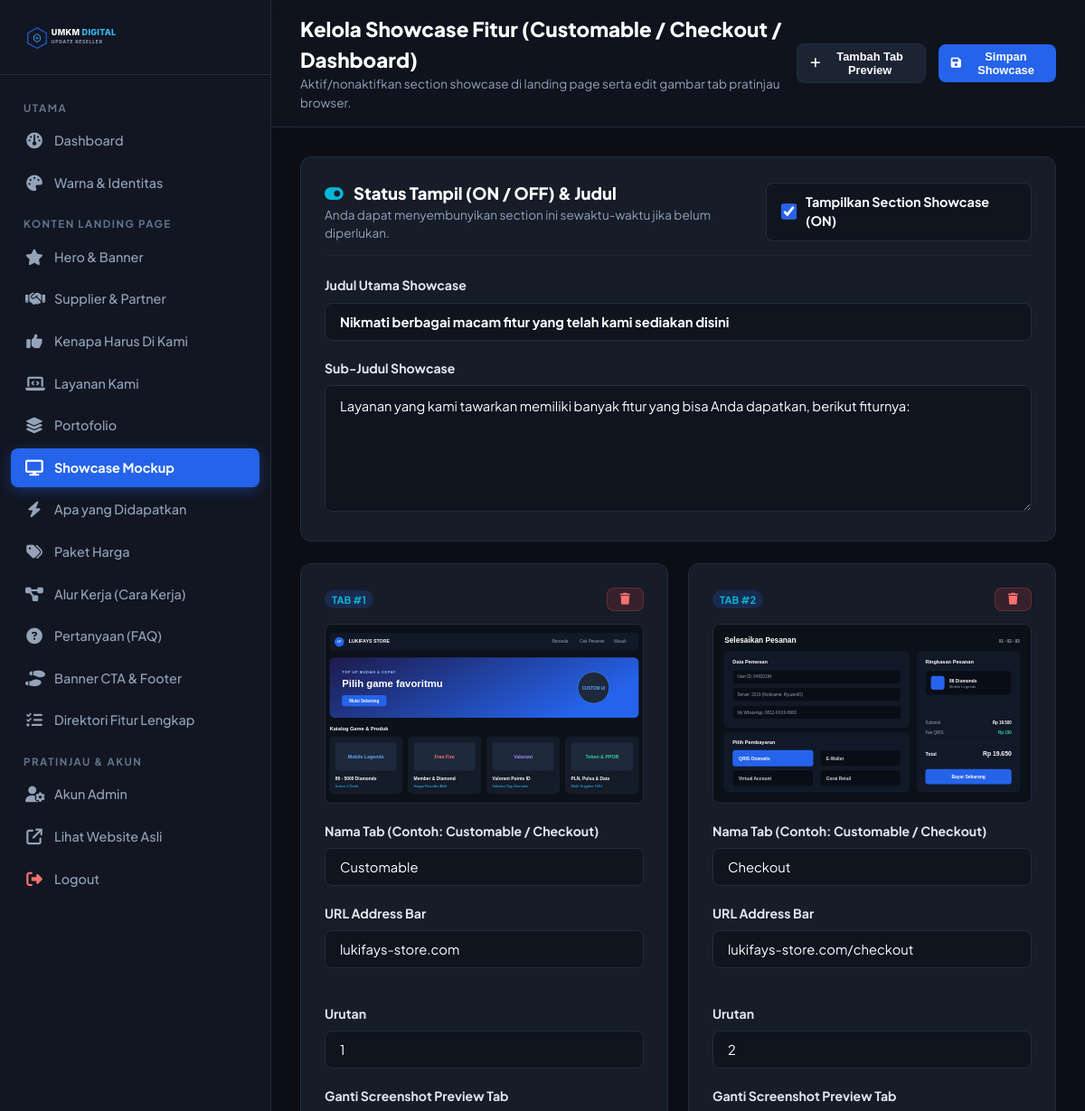
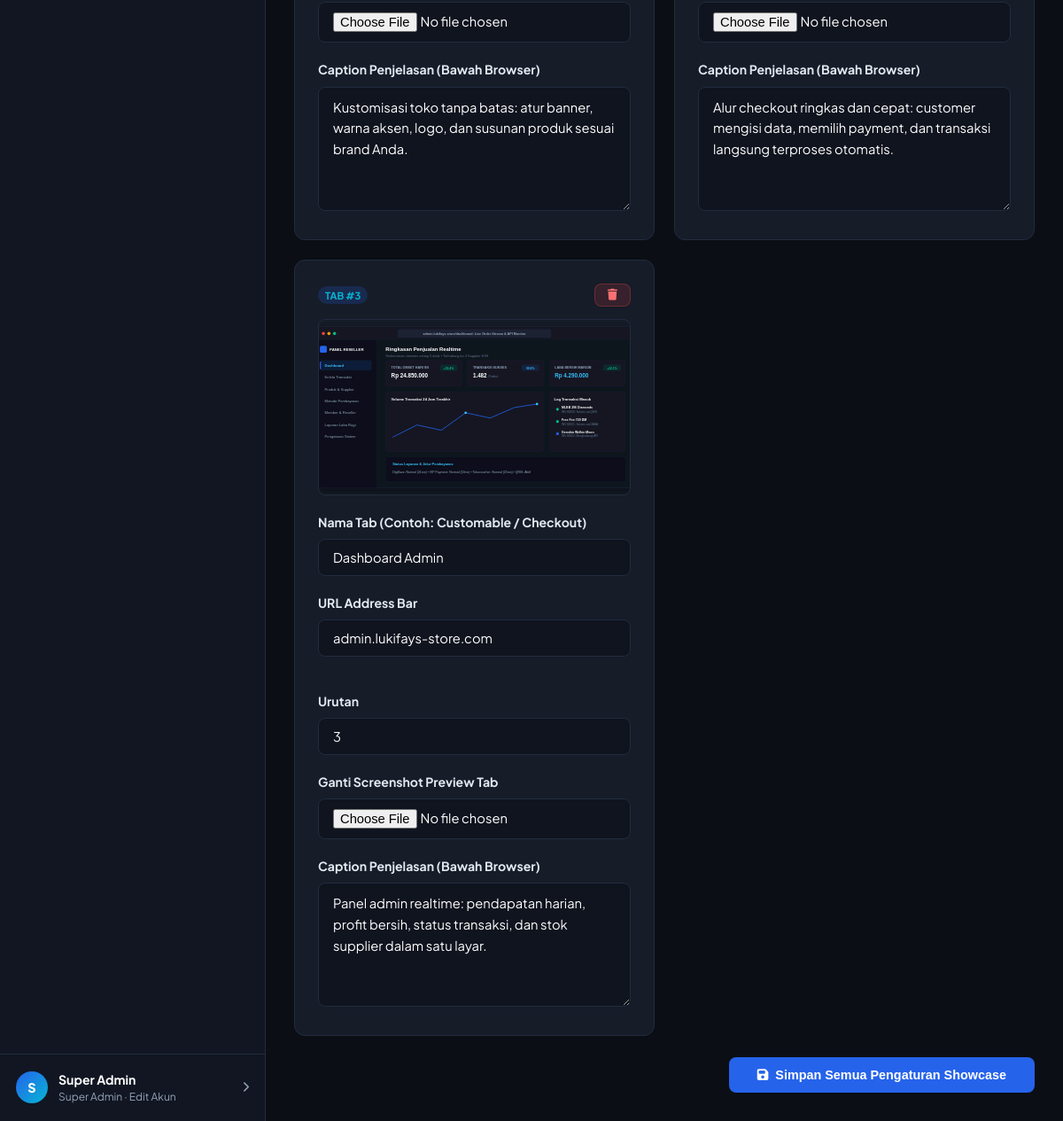
The page /admin/showcase.php (signed in) on the database its author committed (2 pictures, top to bottom).
### tables this page shows
CREATE TABLE IF NOT EXISTS `showcase_tabs` (
  `id` int(11) NOT NULL AUTO_INCREMENT,
  `tab_label` varchar(100) NOT NULL,
  `address_url` varchar(150) DEFAULT 'toko-anda.com',
  `image` varchar(255) DEFAULT NULL,
  `caption` text DEFAULT NULL,
  `sort_order` int(11) DEFAULT 0,
  PRIMARY KEY (`id`)
);

### config/database.php (called while the page is built, shortened)
<?php
function get_settings($pdo) {
    $stmt = $pdo->query("SELECT setting_key, setting_value FROM settings");
    $settings = [];
    while ($row = $stmt->fetch()) {
        $settings[$row['setting_key']] = $row['setting_value'];
    }
    return $settings;
}

### admin/showcase.php (the view, shortened to what this page needs)
<?php
require_once __DIR__ . '/includes/header.php';
$settings = get_settings($pdo);
$showcase_tabs = $pdo->query("SELECT * FROM showcase_tabs ORDER BY sort_order ASC, id ASC")->fetchAll();
$showcase_enabled = ($settings['showcase_enabled'] ?? '1') === '1';
require_once __DIR__ . '/includes/sidebar.php';
?>
<main class="admin-main">
  <header class="admin-topbar">
    <div class="page-heading">
      <h1>Kelola Showcase Fitur (Customable / Checkout / Dashboard)</h1>
      <p>Aktif/nonaktifkan section showcase di landing page serta edit gambar tab pratinjau browser.</p>
    </div>
    <div class="topbar-actions">
      <button type="button" class="btn btn-secondary btn-sm" onclick="openAdminModal('addShowcaseTabModal')">
        <i class="fa-solid fa-plus"></i> Tambah Tab Preview
      </button>
      <button type="submit" form="showcase-form" class="btn btn-primary btn-sm">
        <i class="fa-solid fa-floppy-disk"></i> Simpan Showcase
      </button>
    </div>
  </header>
  <div class="admin-body">
    <form id="showcase-form" method="POST" action="" enctype="multipart/form-data">
      <div class="admin-card">
        <div class="admin-card-header">
          <div>
            <h2 class="admin-card-title"><i class="fa-solid fa-toggle-on" style="color: var(--admin-accent); margin-right: 8px;"></i> Status Tampil (ON / OFF) &amp; Judul</h2>
            <p class="admin-card-subtitle">Anda dapat menyembunyikan section ini sewaktu-waktu jika belum diperlukan.</p>
          </div>
          <label class="admin-switch" style="background: #0F141F; padding: 10px 16px; border: 1px solid var(--admin-border); border-radius: 8px;">
            <input type="checkbox" name="showcase_enabled" value="1" <?= $showcase_enabled ? 'checked' : '' ?>>
            <strong style="color: #FFFFFF; font-size: 0.9rem;">Tampilkan Section Showcase (ON)</strong>
          </label>
        </div>
        <div class="form-group">
          <label class="form-label">Judul Utama Showcase</label>
          <input type="text" name="showcase_title" class="form-control" style="font-weight: 700;" value="<?= htmlspecialchars($settings['showcase_title'] ?? 'Nikmati berbagai macam fitur yang telah kami sediakan disini') ?>" required>
        </div>
        <div class="form-group" style="margin-bottom: 0;">
          <label class="form-label">Sub-Judul Showcase</label>
          <textarea name="showcase_subtitle" class="form-control" rows="2" required><?= htmlspecialchars($settings['showcase_subtitle'] ?? '') ?></textarea>
        </div>
      </div>
      <div class="admin-grid-3">
        <?php foreach ($showcase_tabs as $tab): ?>
          <div class="admin-card" style="margin-bottom: 0;">
            <div style="display: flex; justify-content: space-between; align-items: center; margin-bottom: 14px;">
              <span class="sidebar-badge">TAB #<?= $tab['sort_order'] ?></span>
              <a href="showcase.php?delete_tab=<?= $tab['id'] ?>" class="btn btn-danger btn-sm" onclick="return confirm('Hapus tab preview ini?')">
                <i class="fa-solid fa-trash"></i>
              </a>
            </div>
            <div style="margin-bottom: 14px;">
              <img id="tab-preview-<?= $tab['id'] ?>" src="../<?= htmlspecialchars($tab['image']) ?>" alt="Preview" style="width: 100%; aspect-ratio: 16/9; object-fit: cover; border-radius: 8px; border: 1px solid var(--admin-border);">
            </div>
            <div class="form-group">
              <label class="form-label">Nama Tab (Contoh: Customable / Checkout)</label>
              <input type="text" name="tabs[<?= $tab['id'] ?>][tab_label]" class="form-control" value="<?= htmlspecialchars($tab['tab_label']) ?>" required>
            </div>
            <div class="form-row">
              <div class="form-group">
                <label class="form-label">URL Address Bar</label>
                <input type="text" name="tabs[<?= $tab['id'] ?>][address_url]" class="form-control" value="<?= htmlspecialchars($tab['address_url']) ?>">
              </div>
              <div class="form-group">
                <label class="form-label">Urutan</label>
                <input type="number" name="tabs[<?= $tab['id'] ?>][sort_order]" class="form-control" value="<?= $tab['sort_order'] ?>">
              </div>
            </div>
            <div class="form-group">
              <label class="form-label">Ganti Screenshot Preview Tab</label>
              <input type="file" name="tab_image_<?= $tab['id'] ?>" class="form-control" accept="image/*" data-preview="tab-preview-<?= $tab['id'] ?>">
            </div>
            <div class="form-group" style="margin-bottom: 0;">
              <label class="form-label">Caption Penjelasan (Bawah Browser)</label>
              <textarea name="tabs[<?= $tab['id'] ?>][caption]" class="form-control" rows="2"><?= htmlspecialchars($tab['caption']) ?></textarea>
            </div>
          </div>
        <?php endforeach; ?>
      </div>
      <div style="text-align: right; margin-top: 24px;">
        <button type="submit" class="btn btn-primary" style="padding: 12px 32px;">
          <i class="fa-solid fa-floppy-disk"></i> Simpan Semua Pengaturan Showcase
        </button>
      </div>
    </form>
<?php require_once __DIR__ . '/includes/footer.php'; ?>

### assets/css/admin.css (style rules this page uses)
:root { --admin-bg: #0B0E14; --admin-sidebar: #111622; --admin-card: #161C28; --admin-border: #222C3E; --admin-primary: #2563EB; --admin-primary-hover: #1D4ED8; --admin-accent: #06B6D4; --admin-text: #FFFFFF; --admin-muted: #94A3B8; --admin-danger: #EF4444; --admin-success: #10B981; }
* { margin: 0; padding: 0; box-sizing: border-box; }
body { font-family: 'Plus Jakarta Sans', sans-serif; background-color: var(--admin-bg); color: var(--admin-text); line-height: 1.5; display: flex; min-height: 100vh; }
.sidebar-badge { font-size: 0.7rem; background: rgba(37, 99, 235, 0.2); color: var(--admin-accent); padding: 2px 8px; border-radius: 9999px; font-weight: 700; }
.admin-main { margin-left: 300px; flex-grow: 1; display: flex; flex-direction: column; min-height: 100vh; min-width: 0; }
.admin-topbar { padding: 16px 32px; background: rgba(17, 22, 34, 0.7); backdrop-filter: blur(12px); border-bottom: 1px solid var(--admin-border); display: flex; justify-content: space-between; align-items: center; position: sticky; top: 0; z-index: 40; }
.page-heading h1 { font-size: 1.4rem; font-weight: 800; }
.page-heading p { font-size: 0.85rem; color: var(--admin-muted); }
.topbar-actions { display: flex; align-items: center; gap: 14px; }
.admin-body { padding: 32px; flex-grow: 1; }
.admin-card { background: var(--admin-card); border: 1px solid var(--admin-border); border-radius: 12px; padding: 26px; margin-bottom: 24px; }
.admin-card-header { display: flex; justify-content: space-between; align-items: center; margin-bottom: 22px; border-bottom: 1px solid rgba(34, 44, 62, 0.6); padding-bottom: 14px; }
.admin-card-title { font-size: 1.15rem; font-weight: 800; }
.admin-card-subtitle { font-size: 0.85rem; color: var(--admin-muted); }
.form-group { margin-bottom: 20px; }
.form-label { display: block; font-size: 0.88rem; font-weight: 700; margin-bottom: 8px; color: #E2E8F0; }
.form-control { width: 100%; padding: 11px 16px; background: #0F141F; border: 1px solid var(--admin-border); border-radius: 8px; color: #FFFFFF; font-family: inherit; font-size: 0.92rem; outline: none; transition: border-color 0.2s ease; }
textarea.form-control { min-height: 140px; resize: vertical; line-height: 1.6; }
.form-row { display: grid; grid-template-columns: repeat(auto-fit, minmax(240px, 1fr)); gap: 20px; }
.admin-grid-3 { display: grid; grid-template-columns: repeat(3, 1fr); gap: 22px; }
@media (max-width: 1200px) { .admin-grid-3 { grid-template-columns: repeat(2, 1fr); } }
.admin-switch { position: relative; display: inline-flex; align-items: center; gap: 10px; cursor: pointer; }
.admin-switch input { width: 18px; height: 18px; accent-color: var(--admin-primary); cursor: pointer; }
.btn { display: inline-flex; align-items: center; justify-content: center; gap: 8px; padding: 10px 20px; border-radius: 8px; font-size: 0.9rem; font-weight: 700; cursor: pointer; border: none; text-decoration: none; transition: all 0.2s ease; }
.btn-primary { background: var(--admin-primary); color: #FFFFFF; }
.btn-danger { background: rgba(239, 68, 68, 0.15); color: #F87171; border: 1px solid rgba(239, 68, 68, 0.3); }
.btn-secondary { background: #1C2434; color: #FFFFFF; border: 1px solid var(--admin-border); }
.btn-sm { padding: 6px 14px; font-size: 0.8rem; }

### rows shown on the page
showcase_tabs: sort_order "1", image (picture), tab_label "Customable", address_url "lukifays-store.com", id+sort_order "1", id+caption "Kustomisasi toko tanpa batas: atur banner, warna aksen, logo, dan susunan produk sesuai brand Anda."
showcase_tabs: sort_order "2", image (picture), tab_label "Checkout", address_url "lukifays-store.com/checkout", id+sort_order "2", id+caption "Alur checkout ringkas dan cepat: customer mengisi data, memilih payment, dan transaksi langsung terproses otomatis."
showcase_tabs: sort_order "3", image (picture), tab_label "Dashboard Admin", address_url "admin.lukifays-store.com", id+sort_order "3", id+caption "Panel admin realtime: pendapatan harian, profit bersih, status transaksi, dan stok supplier dalam satu layar."

### other values the page prints
substr($current_admin['name'], 0, 1) "S"
$current_admin['name'] "Super Admin"
